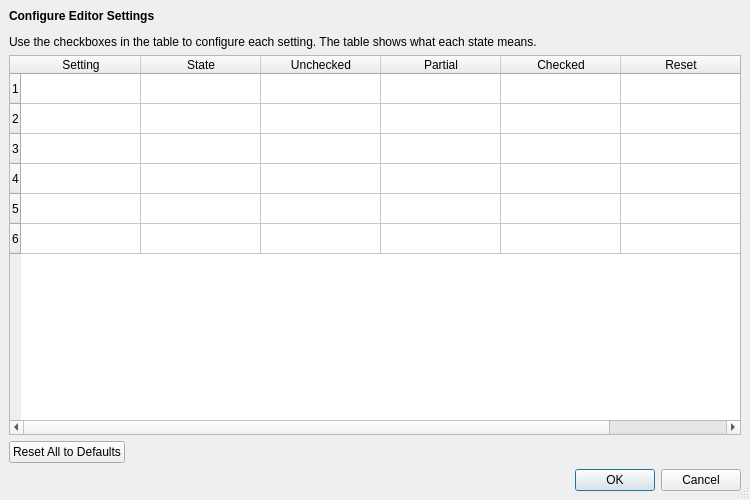
<?xml version="1.0" encoding="UTF-8"?>
<ui version="4.0">
 <class>EditorSettingsWindow</class>
 <widget class="QDialog" name="EditorSettingsWindow">
  <property name="geometry">
   <rect>
    <x>0</x>
    <y>0</y>
    <width>750</width>
    <height>500</height>
   </rect>
  </property>
  <property name="windowTitle">
   <string>Editor Settings</string>
  </property>
  <property name="sizeGripEnabled">
   <bool>true</bool>
  </property>
  <property name="modal">
   <bool>true</bool>
  </property>
  <layout class="QVBoxLayout" name="verticalLayout">
   <property name="spacing">
    <number>6</number>
   </property>
   <property name="leftMargin">
    <number>9</number>
   </property>
   <property name="topMargin">
    <number>9</number>
   </property>
   <property name="rightMargin">
    <number>9</number>
   </property>
   <property name="bottomMargin">
    <number>9</number>
   </property>
   <item>
    <widget class="QLabel" name="label">
     <property name="text">
      <string>&lt;html&gt;&lt;head/&gt;&lt;body&gt;&lt;p&gt;&lt;span style=&quot; font-weight:600;&quot;&gt;Configure Editor Settings&lt;/span&gt;&lt;/p&gt;&lt;p&gt;Use the checkboxes in the table to configure each setting. The table shows what each state means.&lt;/p&gt;&lt;/body&gt;&lt;/html&gt;</string>
     </property>
     <property name="wordWrap">
      <bool>true</bool>
     </property>
    </widget>
   </item>
   <item>
    <widget class="QTableWidget" name="settingsTable">
     <property name="sizePolicy">
      <sizepolicy hsizetype="Expanding" vsizetype="Expanding">
       <horstretch>0</horstretch>
       <verstretch>1</verstretch>
      </sizepolicy>
     </property>
     <property name="minimumSize">
      <size>
       <width>0</width>
       <height>300</height>
      </size>
     </property>
     <property name="alternatingRowColors">
      <bool>false</bool>
     </property>
     <property name="selectionMode">
      <enum>QAbstractItemView::NoSelection</enum>
     </property>
     <property name="selectionBehavior">
      <enum>QAbstractItemView::SelectRows</enum>
     </property>
     <property name="gridStyle">
      <enum>Qt::SolidLine</enum>
     </property>
     <property name="sortingEnabled">
      <bool>false</bool>
     </property>
     <property name="columnCount">
      <number>6</number>
     </property>
     <property name="rowCount">
      <number>6</number>
     </property>
     <attribute name="horizontalHeaderDefaultSectionSize">
      <number>120</number>
     </attribute>
     <attribute name="horizontalHeaderStretchLastSection">
      <bool>true</bool>
     </attribute>
     <column>
      <property name="text">
       <string>Setting</string>
      </property>
     </column>
     <column>
      <property name="text">
       <string>State</string>
      </property>
     </column>
     <column>
      <property name="text">
       <string>Unchecked</string>
      </property>
     </column>
     <column>
      <property name="text">
       <string>Partial</string>
      </property>
     </column>
     <column>
      <property name="text">
       <string>Checked</string>
      </property>
     </column>
     <column>
      <property name="text">
       <string>Reset</string>
      </property>
     </column>
    </widget>
   </item>
   <item>
    <layout class="QHBoxLayout" name="resetLayout">
     <item>
      <widget class="QPushButton" name="btnResetAll">
       <property name="text">
        <string>Reset All to Defaults</string>
       </property>
       <property name="toolTip">
        <string>Reset all settings to their default values and remove custom config entries</string>
       </property>
      </widget>
     </item>
     <item>
      <spacer name="horizontalSpacer">
       <property name="orientation">
        <enum>Qt::Horizontal</enum>
       </property>
       <property name="sizeHint" stdset="0">
        <size>
         <width>40</width>
         <height>20</height>
        </size>
       </property>
      </spacer>
     </item>
    </layout>
   </item>
   <item>
    <widget class="QDialogButtonBox" name="buttonBox">
     <property name="orientation">
      <enum>Qt::Horizontal</enum>
     </property>
     <property name="standardButtons">
      <set>QDialogButtonBox::Cancel|QDialogButtonBox::Ok</set>
     </property>
    </widget>
   </item>
  </layout>
 </widget>
 <resources/>
 <connections>
  <connection>
   <sender>buttonBox</sender>
   <signal>accepted()</signal>
   <receiver>EditorSettingsWindow</receiver>
   <slot>accept()</slot>
   <hints>
    <hint type="sourcelabel">
     <x>248</x>
     <y>254</y>
    </hint>
    <hint type="destinationlabel">
     <x>157</x>
     <y>274</y>
    </hint>
   </hints>
  </connection>
  <connection>
   <sender>buttonBox</sender>
   <signal>rejected()</signal>
   <receiver>EditorSettingsWindow</receiver>
   <slot>reject()</slot>
   <hints>
    <hint type="sourcelabel">
     <x>316</x>
     <y>260</y>
    </hint>
    <hint type="destinationlabel">
     <x>286</x>
     <y>274</y>
    </hint>
   </hints>
  </connection>
 </connections>
</ui>
